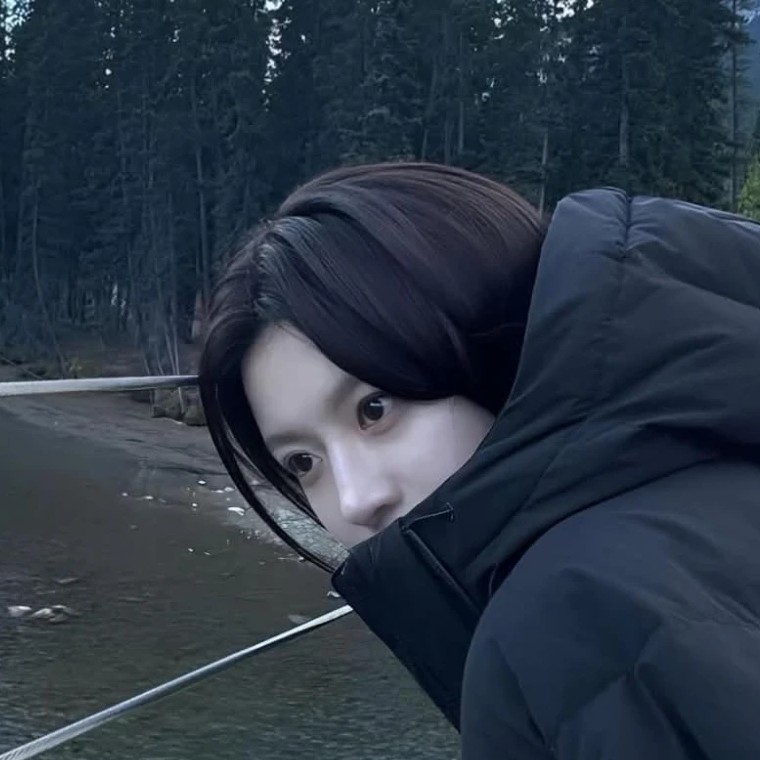
#> input picture scripts/anh-bieu-tuong.jpg, 760 x 760 px
$ python tao-bieu-tuong.py
#> lines starting #> are read from the running program, lines starting #| are printed output that depends on the picture; after the words box and inside, x2 and y2 are one past the last pixel; in counts of white or black regions, pixels touching at a corner belong together
"""Tạo biểu tượng của Hochanh (ảnh đại diện của app) từ ảnh chụp.

Nguồn: scripts/anh-bieu-tuong.jpg — ảnh vuông 760×760, đã cắt sẵn quanh khuôn
mặt từ ảnh gốc (không lưu ảnh gốc vào repo). Ghi vào public/:

- icon-192.png, icon-512.png   biểu tượng thường: cắt sát mặt, góc bo sẵn
                               (nền trong suốt ở góc)
- icon-maskable-512.png        Android tự cắt theo hình của máy: lấy cả ảnh nguồn
                               cho khuôn mặt nằm gọn trong vùng an toàn (hình tròn 80%)
- apple-touch-icon.png         180×180, phủ kín: iOS tự bo góc
- favicon.png                  64×64, biểu tượng trên tab trình duyệt

Chạy lại khi đổi ảnh:  python scripts/tao-bieu-tuong.py   (cần Pillow)
Đổi ảnh khác thì thay anh-bieu-tuong.jpg và chỉnh VUNG_MAT cho khớp khuôn mặt.
Không cần đổi tên file: lúc build, đường dẫn tự kèm ?v= theo nội dung ảnh
(src/lib/bieu-tuong.ts), nên điện thoại tải ảnh mới thay vì dùng ảnh cũ đã lưu.
"""

from pathlib import Path

from PIL import Image, ImageDraw

GOC = Path(__file__).resolve().parent.parent
RA = GOC / "public"
NGUON = GOC / "scripts/anh-bieu-tuong.jpg"

# Vùng vuông quanh khuôn mặt trong ảnh nguồn (trái, trên, phải, dưới), dùng cho
# biểu tượng thường. Bản maskable lấy cả ảnh nguồn.
VUNG_MAT = (90, 80, 670, 660)
PHONG = 4  # vẽ mặt nạ bo góc to gấp 4 rồi thu nhỏ cho mép mượt


def ve(anh: Image.Image, co: int, bo_goc: float) -> Image.Image:
    """co: cạnh ảnh (px). bo_goc: bán kính góc / cạnh (0 = vuông, phủ kín)."""
    ra = anh.convert("RGB").resize((co, co), Image.LANCZOS).convert("RGBA")
    if bo_goc:
        lon = co * PHONG
        mat_na = Image.new("L", (lon, lon), 0)
        ImageDraw.Draw(mat_na).rounded_rectangle((0, 0, lon - 1, lon - 1), radius=int(lon * bo_goc), fill=255)
        ra.putalpha(mat_na.resize((co, co), Image.LANCZOS))
    return ra


def main() -> None:
    RA.mkdir(exist_ok=True)
    nguon = Image.open(NGUON)
#> nguon is the input picture: PIL image 760x760 RGB; mean R, G, B 43.8, 55.1, 68.8
    mat = nguon.crop(VUNG_MAT)
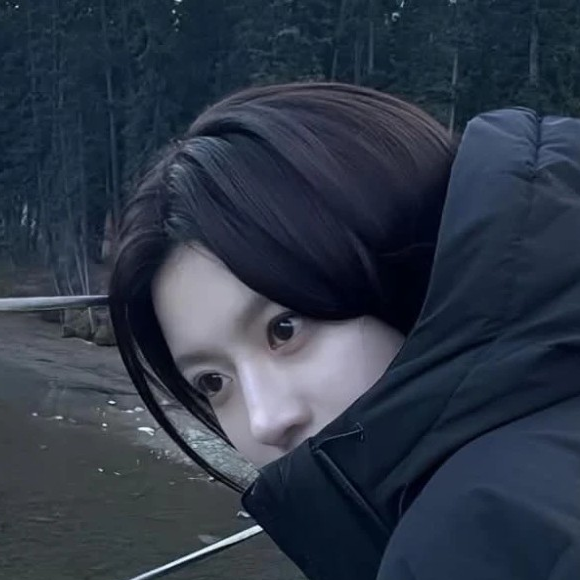
#> mat: PIL image 580x580 RGB; mean R, G, B 45.9, 55.4, 70.2
    # Bo góc cùng tỉ lệ với logo 30px, bo góc 10px trên thanh trên cùng
    ve(mat, 192, 10 / 30).save(RA / "icon-192.png", optimize=True)
#> in ve, `mat_na = Image.new("L", (lon, lon), 0)`: mat_na: PIL image 768x768 L; every value is 0
#> in ve, `ImageDraw.Draw(mat_na).rounded_rectangle((0, 0, lon - 1, lon - 1), rad..`:
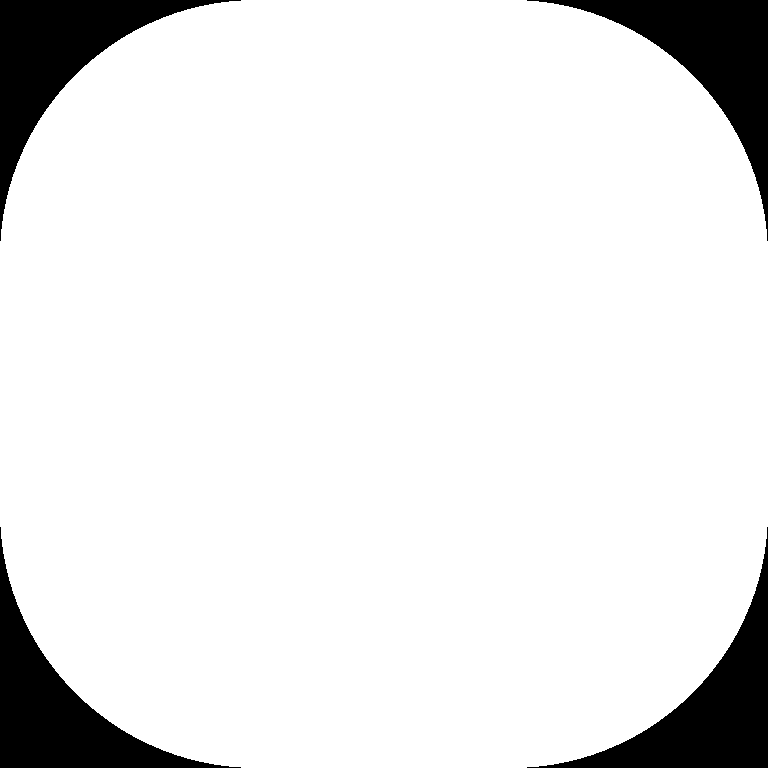
#> mat_na: PIL image 768x768 L; 90.4% white; 4 black regions, box (x1, y1, x2, y2) and area: (0, 0, 241, 241) 14133, (527, 0, 768, 241) 14133, (0, 527, 241, 768) 14133, (527, 527, 768, 768) 14133
    ve(mat, 512, 10 / 30).save(RA / "icon-512.png", optimize=True)
#> call 2 of ve, with co = 512, bo_goc = 0.333
#> in ve (call 2), `mat_na = Image.new("L", (lon, lon), 0)`: mat_na: PIL image 2048x2048 L; every value is 0
#> in ve (call 2), `ImageDraw.Draw(mat_na).rounded_rectangle((0, 0, lon - 1, lon - 1), rad..`:
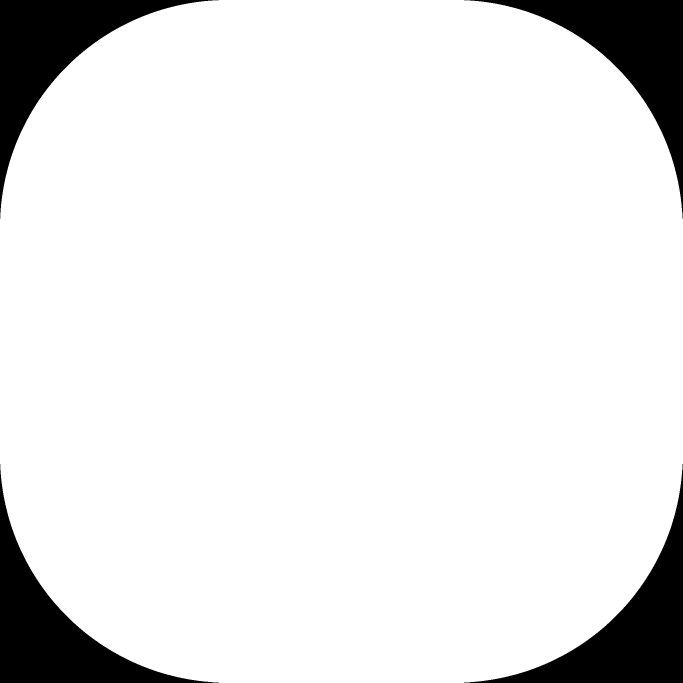
#> mat_na: PIL image 2048x2048 L (shown at 1/3 size); 90.5% white; 4 black regions, box (x1, y1, x2, y2) and area: (0, 0, 656, 656) 100030, (1392, 0, 2048, 656) 100030, (0, 1392, 656, 2048) 100030, (1392, 1392, 2048, 2048) 100030
    ve(nguon, 512, 0).convert("RGB").save(RA / "icon-maskable-512.png", optimize=True)
    ve(mat, 180, 0).convert("RGB").save(RA / "apple-touch-icon.png", optimize=True)
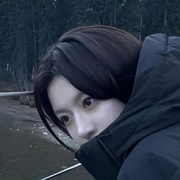
#> saved as apple-touch-icon.png: PIL image 180x180 RGB; mean R, G, B 45.9, 55.4, 70.2
    ve(mat, 64, 8 / 32).save(RA / "favicon.png", optimize=True)
#> in ve (call 5), `ra = anh.convert("RGB").resize((co, co), Image.LANCZOS).convert("RGBA")`:
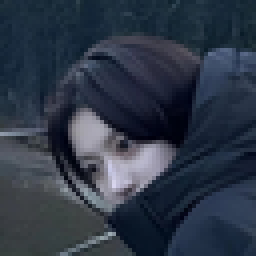
#> ra: PIL image 64x64 RGBA (shown 4 times larger); mean R, G, B, A 45.9, 55.4, 70.2, 255
#> in ve (call 5), `mat_na = Image.new("L", (lon, lon), 0)`: mat_na: PIL image 256x256 L; every value is 0
#> in ve (call 5), `ImageDraw.Draw(mat_na).rounded_rectangle((0, 0, lon - 1, lon - 1), rad..`:
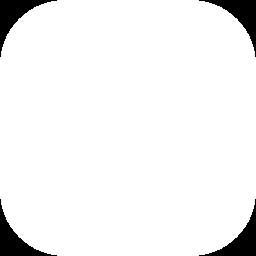
#> mat_na: PIL image 256x256 L; 94.5% white; 4 black regions, box (x1, y1, x2, y2) and area: (0, 0, 57, 57) 901, (199, 0, 256, 57) 901, (0, 199, 57, 256) 901, (199, 199, 256, 256) 901
#> in ve (call 5), `ra.putalpha(mat_na.resize((co, co), Image.LANCZOS))`:
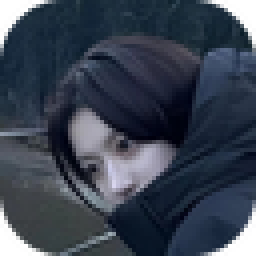
#> ra: PIL image 64x64 RGBA (shown 4 times larger); mean R, G, B, A 45.9, 55.4, 70.2, 241; transparent parts drawn white
    for ten in ("icon-192.png", "icon-512.png", "icon-maskable-512.png", "apple-touch-icon.png", "favicon.png"):
        print("đã ghi", (RA / ten).relative_to(GOC))


if __name__ == "__main__":
    main()
